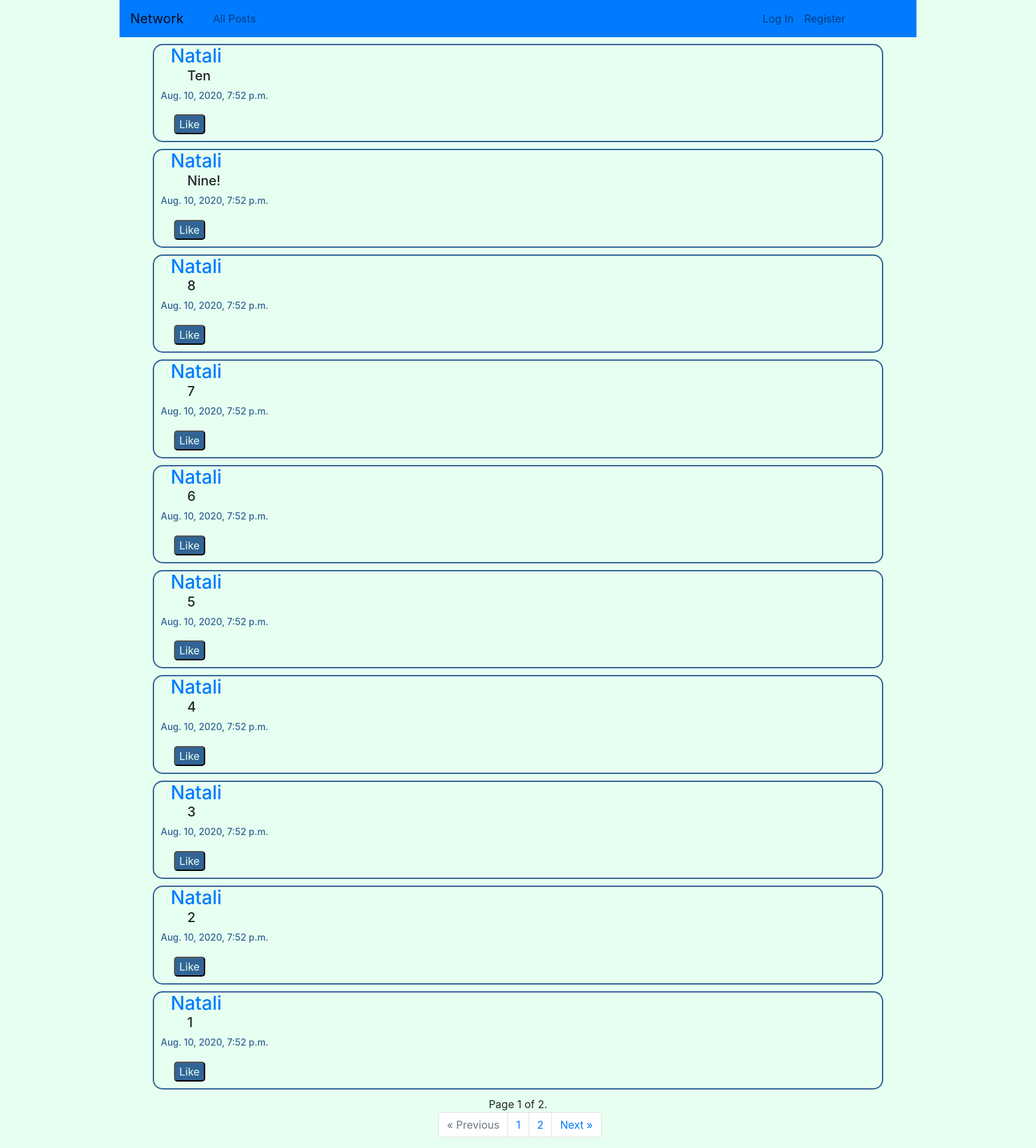
The page / on the database its author committed.
### network/models.py (models this page shows, shortened)
class Post(models.Model):
    user = models.ForeignKey(User, on_delete=models.CASCADE, related_name="user")
    content = models.TextField()
    time = models.DateTimeField()

class User(AbstractUser):
    pass

### network/views.py (the view, shortened to what this page needs)
# urls.py: path("", views.index, name="index"),
def index(request):
    if request.method == "GET":
        pageNum = request.GET.get('page')
        posts = Post.objects.all().order_by('-time')
        paginator = Paginator(posts, 10)
        pageResp = paginator.get_page(pageNum)
        return render(request, "network/index.html", {
            "posts": pageResp
        })

### network/templates/network/index.html (shortened to what this page needs)
{% extends "network/layout.html" %}
{% block body %}
    <div class="allPost">
        {% for post in posts %}
            <div class="post">
                <div>
                    <h3 id="postUser"><a href={{post.user.id}} id="usrN">{{ post.user }}</a></h3>
                </div>
                <div id="ID{{post.id}}">
                    <h5 id="postMessage">{{ post.content }}</h5>
                </div>
                <div>
                    <h6 id="postDateTime">{{ post.time }}</h6>
                    <button class="postLike B{{post.id}}" id="like{{post.user}}" onclick="likePost({{post.id}}, true)">Like</button>
                </div>
            </div>
        {% endfor %}
    </div>
    <div class="paginator_item">
        {% if posts %}
            {% if posts.paginator.num_pages > 1 %}
                <nav aria-label="Page navigation example">
                    <span class="current">
                        Page {{ posts.number }} of {{ posts.paginator.num_pages }}.
                    </span>
                    <ul class="pagination">
                        {% if posts.has_previous %}
                            <li class="page-item"><a class="page-link" href="?page={{ posts.previous_page_number }}">&laquo; Previous</a></li>
                        {% else %}
                            <li class="page-item disabled">
                                <span class="page-link">&laquo; Previous</span>
                            </li>
                        {% endif %}
                        {% for page in posts.paginator.page_range %}
                            <li class="page-item"><a class="page-link" href="?page={{page}}">{{page}}</a></li>
                        {% endfor %}
                        {% if posts.has_next %}
                            <li class="page-item"><a class="page-link" href="?page={{ posts.next_page_number }}">Next &raquo;</a></li>
                        {% else %}
                        <li class="page-item disabled">
                            <span class="page-link">Next &raquo;</span>
                        </li>
                        {% endif %}
                    </ul>
                </nav>
            {% endif %}
        {% endif %}
    </div>
{% endblock %}

### network/static/network/styles.css (style rules this page uses)
* { box-sizing: border-box; }
body { max-width: 1200px; margin: 0px auto; text-align: center; background-color: rgb(230, 255, 240); }
.post { margin: 10px 50px; border: rgb(50, 100, 150) solid 2px; border-radius: 15px; text-align: left; }
#postUser { display: inline; }
#postUser a { text-decoration: none; margin: 10px auto 10px 25px; }
#postMessage { margin-left: 50px; }
#postDateTime { margin: 10px; color: rgb(50, 100, 150); font-size: 14px; }
.postLike { margin: 10px; background-color: rgb(50, 100, 150); color: rgb(230, 255, 240); border-radius: 5px; display: inline; }
.pagination { text-align: center; position: relative; left: 40%; }

### rows shown on the page
Post: user "Natali", content "Ten", time "Aug. 10, 2020, 7:52 p.m."
Post: user "Natali", content "Nine!", time "Aug. 10, 2020, 7:52 p.m."
Post: user "Natali", content "8", time "Aug. 10, 2020, 7:52 p.m."
Post: user "Natali", content "7", time "Aug. 10, 2020, 7:52 p.m."
Post: user "Natali", content "6", time "Aug. 10, 2020, 7:52 p.m."
Post: user "Natali", content "5", time "Aug. 10, 2020, 7:52 p.m."
Post: user "Natali", content "4", time "Aug. 10, 2020, 7:52 p.m."
Post: user "Natali", content "3", time "Aug. 10, 2020, 7:52 p.m."
Post: user "Natali", content "2", time "Aug. 10, 2020, 7:52 p.m."
Post: user "Natali", content "1", time "Aug. 10, 2020, 7:52 p.m."

### other values the page prints
{{ posts.number }} "1"
{{ posts.paginator.num_pages }} "2"
{{ page }} "1" "2"
